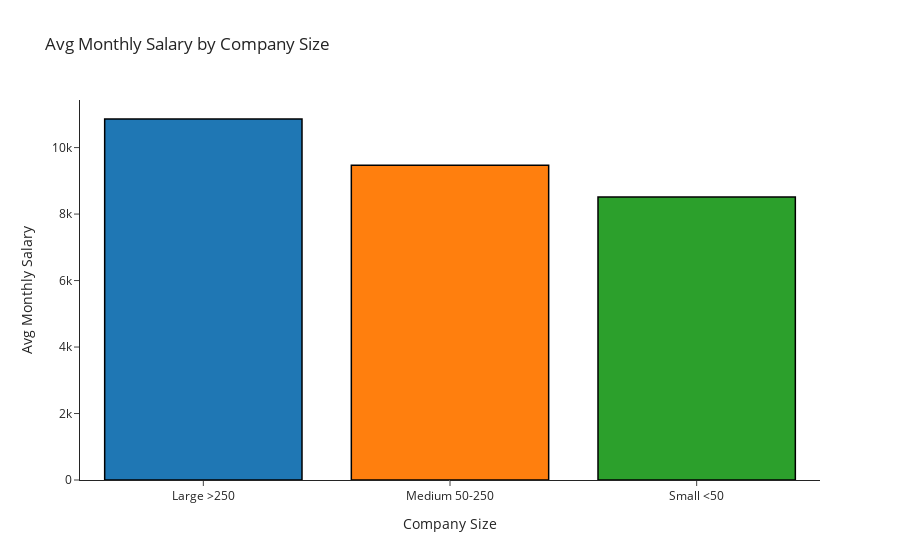

The notebook cell this image was saved under:
### Markdown cell above
## Salary Analysis

### Code cell
# company_size and monthly_salary
fig = px.bar(df.groupby('company_size')['monthly_salary'].mean().reset_index(), x='company_size', y='monthly_salary',
              title='Avg Monthly Salary by Company Size', color='company_size', template='simple_white',
              labels={'company_size': 'Company Size', 'monthly_salary': 'Avg Monthly Salary'})
fig.update_traces(marker_line_color='black', marker_line_width=1.5, showlegend=False)
fig.show()

### Figure 1 — Plotly figure (JSON) as saved in the notebook; plotly's stock layout.template omitted (floating-point values rounded to 4 significant figures)
{"data": [{"alignmentgroup": "True", "hovertemplate": "Company Size=%{x}<br>Avg Monthly Salary=%{y}<extra></extra>", "legendgroup": "Large >250", "marker": {"color": "#1F77B4", "line": {"color": "black", "width": 1.5}, "pattern": {"shape": ""}}, "name": "Large >250", "offsetgroup": "Large >250", "orientation": "v", "showlegend": false, "textposition": "auto", "type": "bar", "x": ["Large >250"], "xaxis": "x", "y": [10860.0], "yaxis": "y"}, {"alignmentgroup": "True", "hovertemplate": "Company Size=%{x}<br>Avg Monthly Salary=%{y}<extra></extra>", "legendgroup": "Medium 50-250", "marker": {"color": "#FF7F0E", "line": {"color": "black", "width": 1.5}, "pattern": {"shape": ""}}, "name": "Medium 50-250", "offsetgroup": "Medium 50-250", "orientation": "v", "showlegend": false, "textposition": "auto", "type": "bar", "x": ["Medium 50-250"], "xaxis": "x", "y": [9467.0], "yaxis": "y"}, {"alignmentgroup": "True", "hovertemplate": "Company Size=%{x}<br>Avg Monthly Salary=%{y}<extra></extra>", "legendgroup": "Small <50", "marker": {"color": "#2CA02C", "line": {"color": "black", "width": 1.5}, "pattern": {"shape": ""}}, "name": "Small <50", "offsetgroup": "Small <50", "orientation": "v", "showlegend": false, "textposition": "auto", "type": "bar", "x": ["Small <50"], "xaxis": "x", "y": [8512.0], "yaxis": "y"}], "layout": {"barmode": "relative", "legend": {"title": {"text": "Company Size"}, "tracegroupgap": 0}, "title": {"text": "Avg Monthly Salary by Company Size"}, "xaxis": {"anchor": "y", "categoryarray": ["Large >250", "Medium 50-250", "Small <50"], "categoryorder": "array", "domain": [0, 1], "title": {"text": "Company Size"}}, "yaxis": {"anchor": "x", "domain": [0, 1], "title": {"text": "Avg Monthly Salary"}}}}
